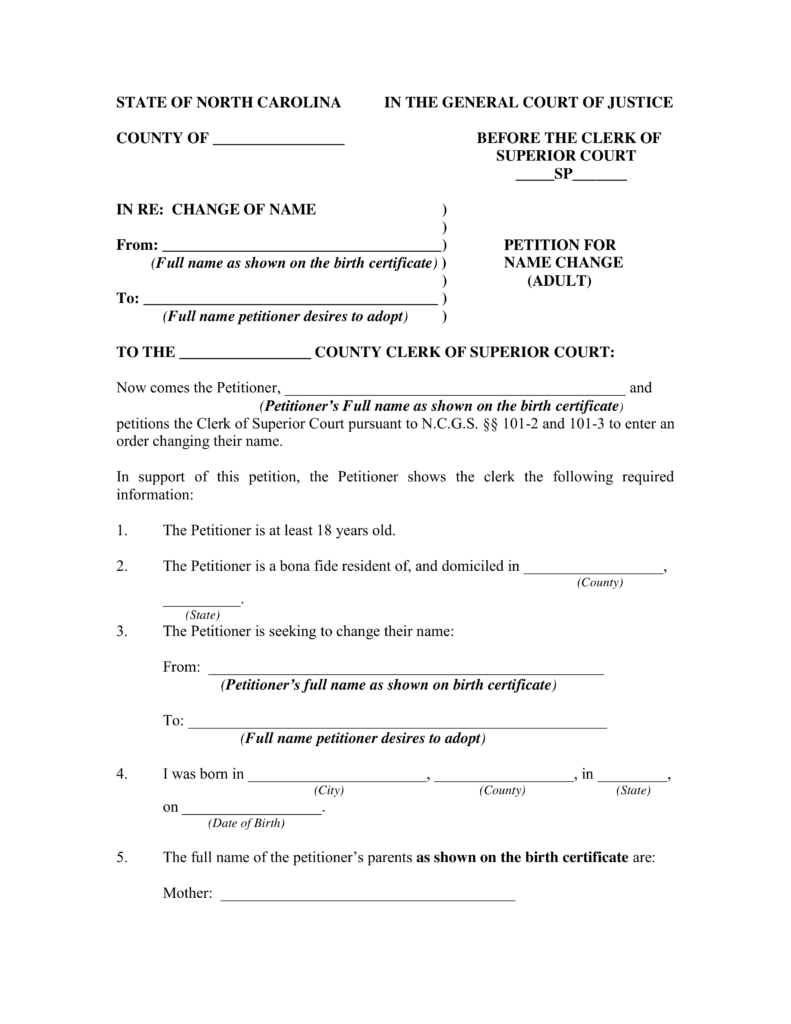
#> input picture 57260893-improve-horizontal-line-detection/2.png, 791 x 1024 px
$ python improve_horizontal_line_detection.py
#> lines starting #> are read from the running program, lines starting #| are printed output that depends on the picture; after the words box and inside, x2 and y2 are one past the last pixel; in counts of white or black regions, pixels touching at a corner belong together
import cv2

image = cv2.imread('2.png')
#> image is the input picture: shape (1024, 791, 3); min 0, max 255, mean 247.7
gray = cv2.cvtColor(image,cv2.COLOR_BGR2GRAY)
thresh = cv2.threshold(gray, 0, 255, cv2.THRESH_BINARY_INV + cv2.THRESH_OTSU)[1]
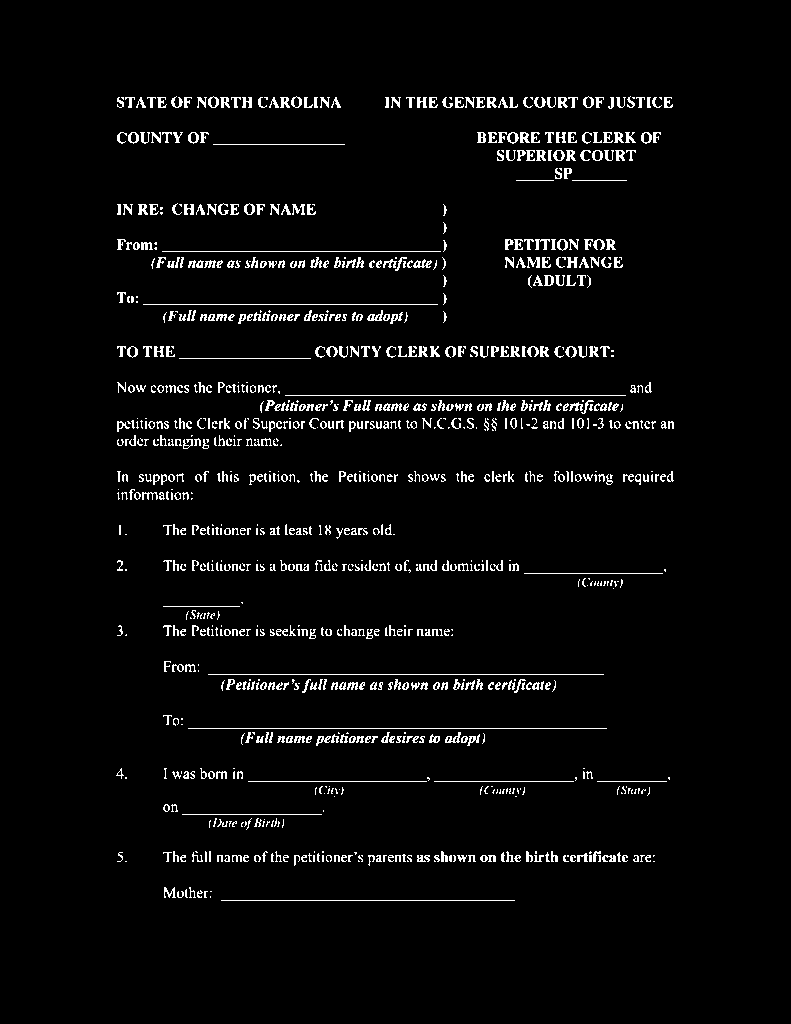
#> thresh: shape (1024, 791); 3.6% white in thin lines or dots, all inside (x1, y1, x2, y2) = (116, 96, 674, 901)

horizontal_kernel = cv2.getStructuringElement(cv2.MORPH_RECT, (15,1))
detected_lines = cv2.morphologyEx(thresh, cv2.MORPH_OPEN, horizontal_kernel, iterations=2)
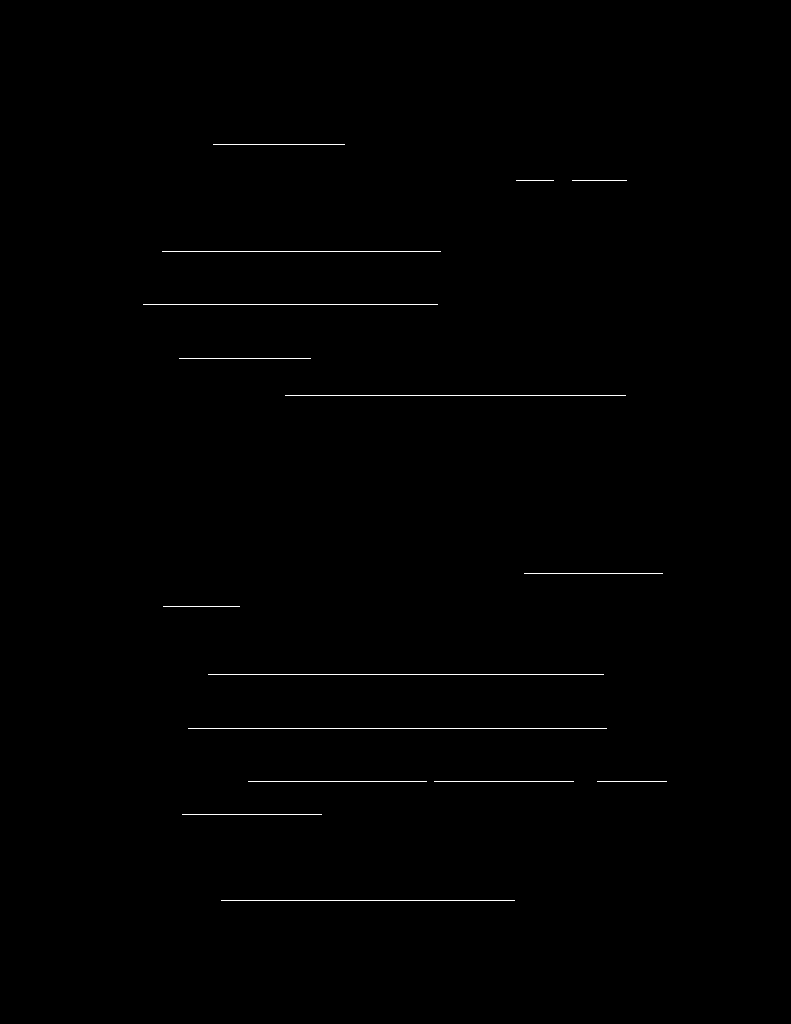
#> detected_lines: shape (1024, 791); 0.39% white in thin lines or dots, all inside (x1, y1, x2, y2) = (143, 144, 667, 901)

cnts = cv2.findContours(detected_lines, cv2.RETR_EXTERNAL, cv2.CHAIN_APPROX_SIMPLE)
#> cnts = 16 contours, all with area under 20
cnts = cnts[0] if len(cnts) == 2 else cnts[1]

for c in cnts:
    cv2.drawContours(image, [c], -1, (36,255,12), 3)
#> this loop made 16 passes
#> c on passes 1 to 12: [[221, 900], [514, 900]], [[182, 814], [321, 814]], [[597, 781], [666, 781]], [[434, 781], [573, 781]], [[248, 781], [426, 781]], [[188, 728], [606, 728]], [[208, 674], [603, 674]], [[163, 606], [239, 606]], [[524, 573], [662, 573]], [[285, 395], [625, 395]], [[179, 358], [310, 358]], [[143, 304], [437, 304]]
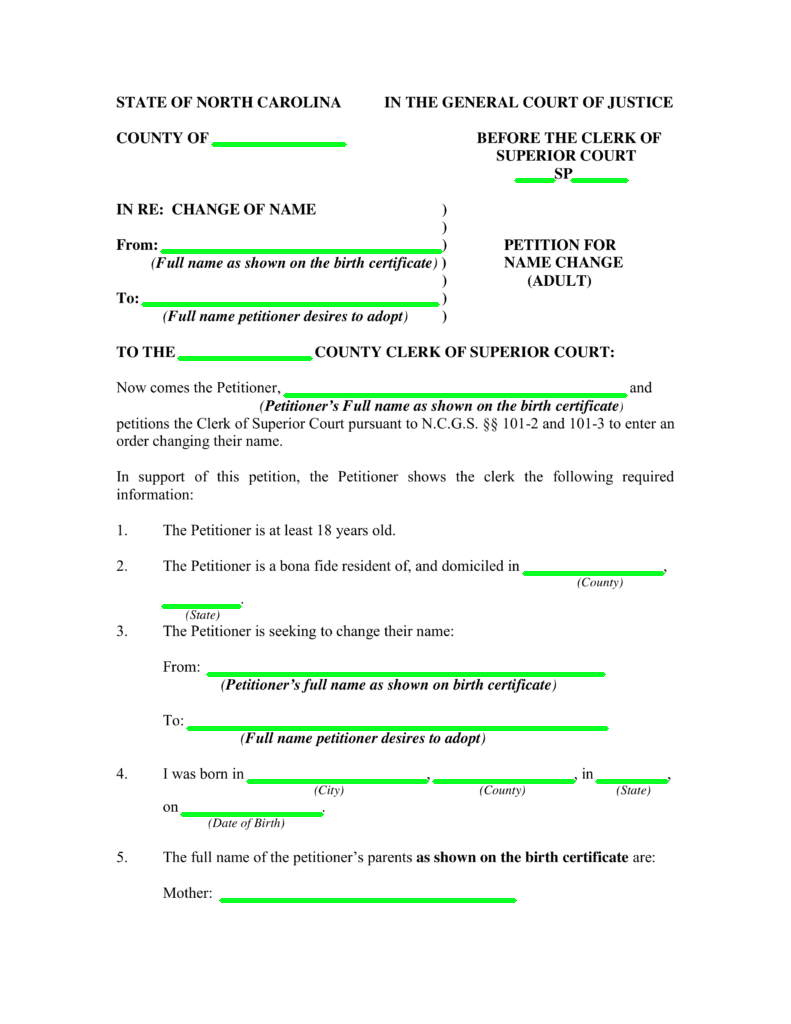
#> image: shape (1024, 791, 3); 1.95% of pixels changed, all inside (x1, y1, x2, y2) = (141, 142, 669, 903)

cv2.imshow('thresh', thresh)
cv2.imshow('detected_lines', detected_lines)
cv2.imshow('image', image)
cv2.waitKey()
